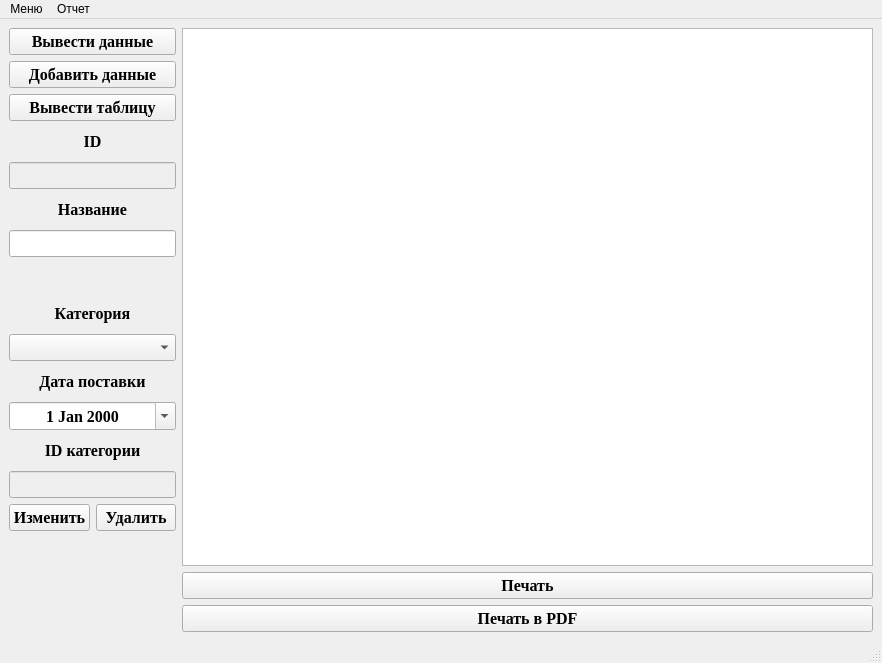
<?xml version="1.0" encoding="UTF-8"?>
<ui version="4.0">
 <class>MainWindow</class>
 <widget class="QMainWindow" name="MainWindow">
  <property name="geometry">
   <rect>
    <x>0</x>
    <y>0</y>
    <width>882</width>
    <height>663</height>
   </rect>
  </property>
  <property name="windowTitle">
   <string>MainWindow</string>
  </property>
  <widget class="QWidget" name="centralwidget">
   <layout class="QGridLayout" name="gridLayout">
    <item row="6" column="0" colspan="2">
     <widget class="QLineEdit" name="lineEdit_2">
      <property name="font">
       <font>
        <family>Times New Roman</family>
        <pointsize>12</pointsize>
        <bold>true</bold>
       </font>
      </property>
      <property name="alignment">
       <set>Qt::AlignCenter</set>
      </property>
     </widget>
    </item>
    <item row="0" column="0" colspan="2">
     <widget class="QPushButton" name="pushButton">
      <property name="font">
       <font>
        <family>Times New Roman</family>
        <pointsize>12</pointsize>
        <bold>true</bold>
       </font>
      </property>
      <property name="text">
       <string>Вывести данные</string>
      </property>
     </widget>
    </item>
    <item row="16" column="2">
     <widget class="QPushButton" name="pushButton_6">
      <property name="font">
       <font>
        <family>Times New Roman</family>
        <pointsize>12</pointsize>
        <bold>true</bold>
       </font>
      </property>
      <property name="text">
       <string>Печать</string>
      </property>
     </widget>
    </item>
    <item row="3" column="0" colspan="2">
     <widget class="QLabel" name="label">
      <property name="font">
       <font>
        <family>Times New Roman</family>
        <pointsize>12</pointsize>
        <bold>true</bold>
       </font>
      </property>
      <property name="text">
       <string>ID</string>
      </property>
      <property name="alignment">
       <set>Qt::AlignCenter</set>
      </property>
     </widget>
    </item>
    <item row="9" column="0" colspan="2">
     <widget class="QComboBox" name="comboBox">
      <property name="font">
       <font>
        <family>Times New Roman</family>
        <pointsize>12</pointsize>
        <bold>true</bold>
       </font>
      </property>
      <property name="editable">
       <bool>false</bool>
      </property>
     </widget>
    </item>
    <item row="14" column="1">
     <widget class="QPushButton" name="pushButton_5">
      <property name="font">
       <font>
        <family>Times New Roman</family>
        <pointsize>12</pointsize>
        <bold>true</bold>
       </font>
      </property>
      <property name="text">
       <string>Удалить</string>
      </property>
     </widget>
    </item>
    <item row="7" column="0">
     <widget class="QLabel" name="label_4">
      <property name="text">
       <string/>
      </property>
     </widget>
    </item>
    <item row="4" column="0" colspan="2">
     <widget class="QLineEdit" name="lineEdit">
      <property name="enabled">
       <bool>false</bool>
      </property>
      <property name="font">
       <font>
        <family>Times New Roman</family>
        <pointsize>12</pointsize>
        <bold>true</bold>
       </font>
      </property>
      <property name="alignment">
       <set>Qt::AlignCenter</set>
      </property>
     </widget>
    </item>
    <item row="13" column="0" colspan="2">
     <widget class="QLineEdit" name="lineEdit_3">
      <property name="enabled">
       <bool>false</bool>
      </property>
      <property name="font">
       <font>
        <family>Times New Roman</family>
        <pointsize>12</pointsize>
        <bold>true</bold>
       </font>
      </property>
      <property name="alignment">
       <set>Qt::AlignCenter</set>
      </property>
     </widget>
    </item>
    <item row="8" column="0" colspan="2">
     <widget class="QLabel" name="label_3">
      <property name="font">
       <font>
        <family>Times New Roman</family>
        <pointsize>12</pointsize>
        <bold>true</bold>
       </font>
      </property>
      <property name="text">
       <string>Категория</string>
      </property>
      <property name="alignment">
       <set>Qt::AlignCenter</set>
      </property>
     </widget>
    </item>
    <item row="0" column="2" rowspan="16">
     <widget class="QTableView" name="tableView"/>
    </item>
    <item row="1" column="0" colspan="2">
     <widget class="QPushButton" name="pushButton_2">
      <property name="font">
       <font>
        <family>Times New Roman</family>
        <pointsize>12</pointsize>
        <bold>true</bold>
       </font>
      </property>
      <property name="text">
       <string>Добавить данные</string>
      </property>
     </widget>
    </item>
    <item row="11" column="0" colspan="2">
     <widget class="QDateEdit" name="dateEdit">
      <property name="font">
       <font>
        <family>Times New Roman</family>
        <pointsize>12</pointsize>
        <bold>true</bold>
       </font>
      </property>
      <property name="alignment">
       <set>Qt::AlignCenter</set>
      </property>
      <property name="calendarPopup">
       <bool>true</bool>
      </property>
     </widget>
    </item>
    <item row="10" column="0" colspan="2">
     <widget class="QLabel" name="label_5">
      <property name="font">
       <font>
        <family>Times New Roman</family>
        <pointsize>12</pointsize>
        <bold>true</bold>
       </font>
      </property>
      <property name="text">
       <string>Дата поставки</string>
      </property>
      <property name="alignment">
       <set>Qt::AlignCenter</set>
      </property>
     </widget>
    </item>
    <item row="2" column="0" colspan="2">
     <widget class="QPushButton" name="pushButton_3">
      <property name="font">
       <font>
        <family>Times New Roman</family>
        <pointsize>12</pointsize>
        <bold>true</bold>
       </font>
      </property>
      <property name="text">
       <string>Вывести таблицу</string>
      </property>
     </widget>
    </item>
    <item row="17" column="2">
     <widget class="QPushButton" name="pushButton_7">
      <property name="font">
       <font>
        <family>Times New Roman</family>
        <pointsize>12</pointsize>
        <bold>true</bold>
       </font>
      </property>
      <property name="text">
       <string>Печать в PDF</string>
      </property>
     </widget>
    </item>
    <item row="5" column="0" colspan="2">
     <widget class="QLabel" name="label_2">
      <property name="font">
       <font>
        <family>Times New Roman</family>
        <pointsize>12</pointsize>
        <bold>true</bold>
       </font>
      </property>
      <property name="text">
       <string>Название</string>
      </property>
      <property name="alignment">
       <set>Qt::AlignCenter</set>
      </property>
     </widget>
    </item>
    <item row="14" column="0">
     <widget class="QPushButton" name="pushButton_4">
      <property name="font">
       <font>
        <family>Times New Roman</family>
        <pointsize>12</pointsize>
        <bold>true</bold>
       </font>
      </property>
      <property name="text">
       <string>Изменить</string>
      </property>
     </widget>
    </item>
    <item row="12" column="0" colspan="2">
     <widget class="QLabel" name="label_6">
      <property name="font">
       <font>
        <family>Times New Roman</family>
        <pointsize>12</pointsize>
        <bold>true</bold>
       </font>
      </property>
      <property name="text">
       <string>ID категории</string>
      </property>
      <property name="alignment">
       <set>Qt::AlignCenter</set>
      </property>
     </widget>
    </item>
   </layout>
  </widget>
  <widget class="QMenuBar" name="menubar">
   <property name="geometry">
    <rect>
     <x>0</x>
     <y>0</y>
     <width>882</width>
     <height>25</height>
    </rect>
   </property>
   <widget class="QMenu" name="menu">
    <property name="title">
     <string>Меню</string>
    </property>
    <addaction name="action"/>
   </widget>
   <widget class="QMenu" name="menu_2">
    <property name="title">
     <string>Отчет</string>
    </property>
    <addaction name="action_2"/>
   </widget>
   <addaction name="menu"/>
   <addaction name="menu_2"/>
  </widget>
  <widget class="QStatusBar" name="statusbar"/>
  <action name="action">
   <property name="text">
    <string>Соединение с бд</string>
   </property>
  </action>
  <action name="action_2">
   <property name="text">
    <string>Графический отчет</string>
   </property>
  </action>
 </widget>
 <resources/>
 <connections/>
</ui>
